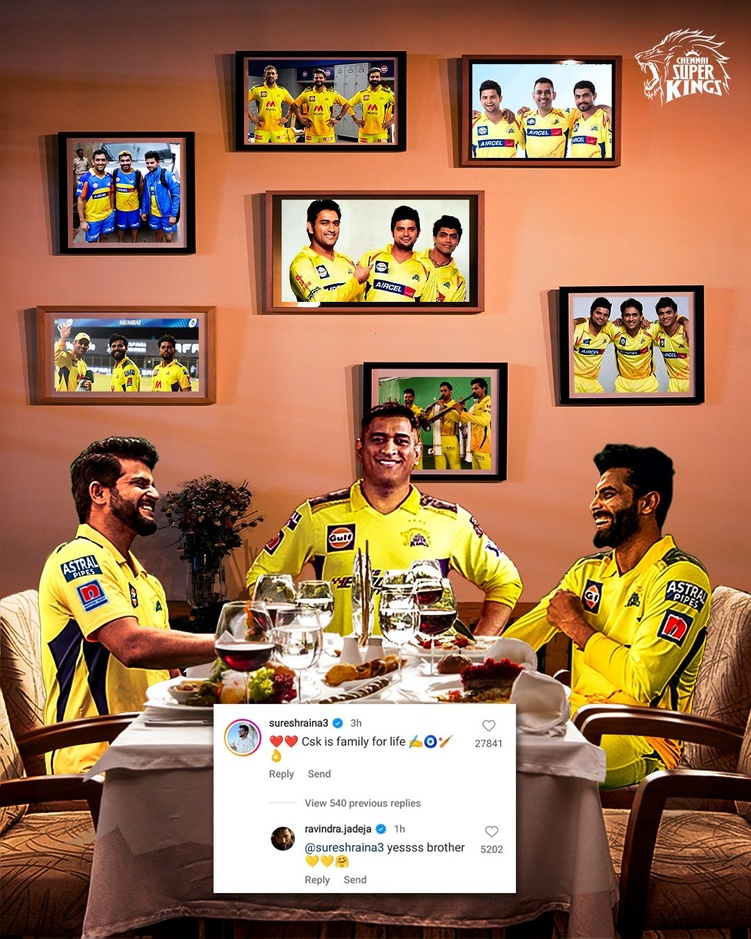
#> input picture Phase 1/csk.jpg, 751 x 939 px, shrunk from 1080 x 1350 before the run, found by its file name
$ python '5. Demo.py'
#> lines starting #> are read from the running program, lines starting #| are printed output that depends on the picture
import cv2

image = cv2.imread("Phase 1\csk.jpg")
#> image is the input picture: shape (939, 751, 3); mean B, G, R 87.1, 118, 160.1

if image is not None:
    gray = cv2.cvtColor(image, cv2.COLOR_BGR2GRAY)
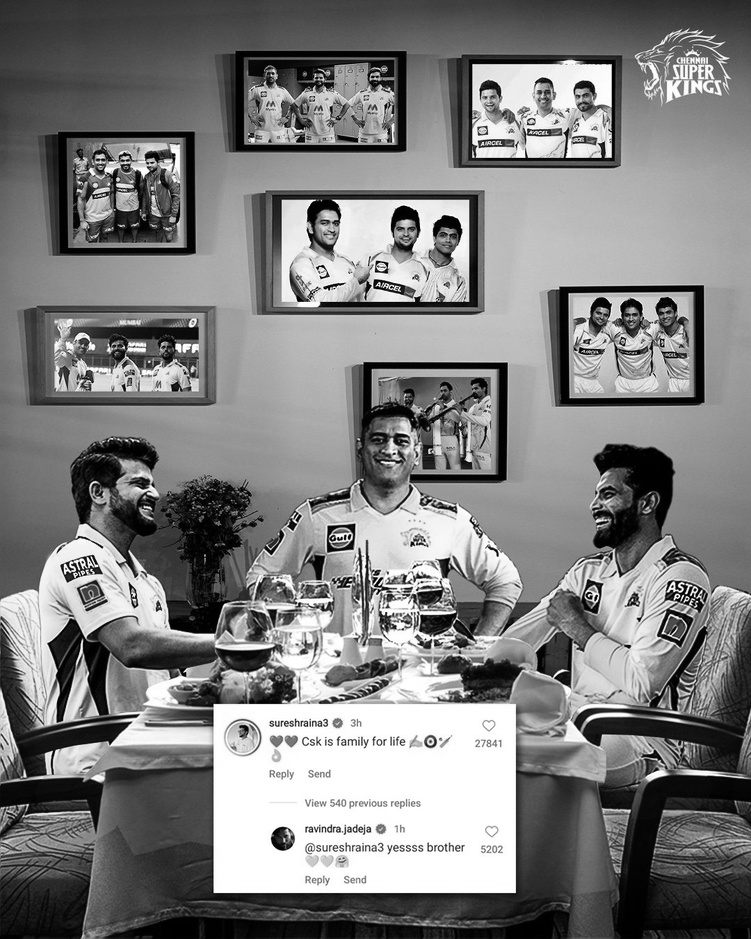
#> gray: shape (939, 751); min 0, max 255, mean 127
    cv2.imshow("Gray Scale Image", gray)
    cv2.waitKey()
    cv2.destroyAllWindows()
    save = cv2.imwrite("output.png", gray)

    if save:
        print("Imaged Saved Successfully")
    else:
        print("Failed to save image")
else:
    print("Could not load the image")
